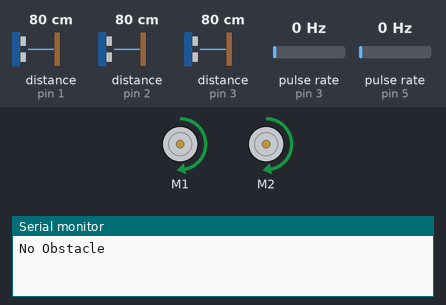
A sketch run on a simulated Arduino Uno, built with avr-gcc and run on an emulated ATmega328P. Shown: 2 × DC motor (green arrow = forward, orange = backward, longer = faster), the last lines printed to the serial monitor. Wiring (inferred from the names in the program): 2 × pulse sensor: data pin 3 / data pin 5. The inputs (shaded band) are chosen by the test bench; at power-on: pulse rate (sensors on pin 3, pin 5) 0 Hz, distance to the obstacle (sensors on pin 1, pin 2, pin 3) 80 cm.

Above: at 1.2 s.
1.3 s: pulse rate (sensor on pin 3) set to 4 Hz
At 2.55 s:
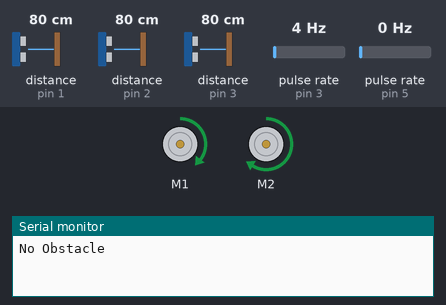
At 4.2 s:
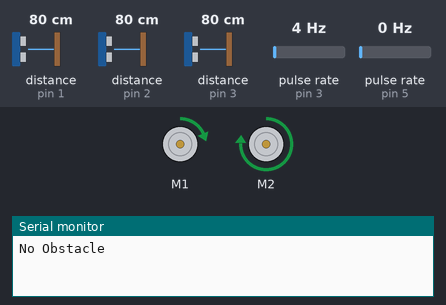
4.3 s: pulse rate (sensor on pin 5) set to 50 Hz
At 5.8 s:
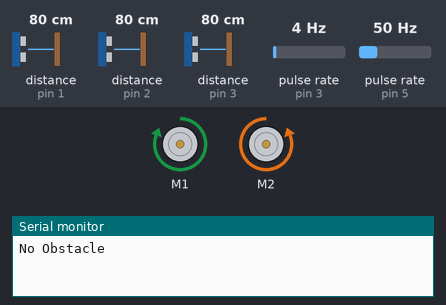
6.9 s: pulse rate (sensor on pin 3) set to 74 Hz
9.9 s: pulse rate (sensor on pin 3) set to 77 Hz
At 11.6 s:
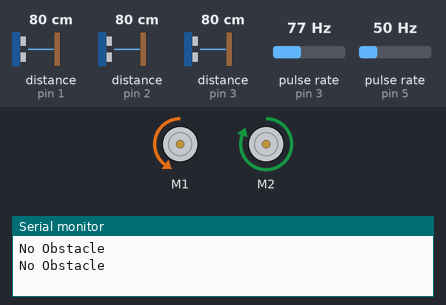
12.9 s: distance to the obstacle (sensor on pin 1) set to 2 cm
15.9 s: pulse rate (sensor on pin 5) set to 100 Hz
Timing chart, 0 to 23.1 s (numbered marks = the images above; inputs shaded):
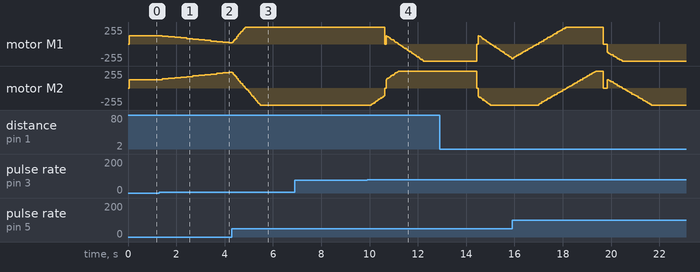

Measured:
- the behaviour switches between 76 and 77 Hz on pulse rate (sensor on pin 3) (found by bisection; images 3 and 4)
- after the input at 1.3 s, motor M1: moves from forward 127/255 to forward 18/255 over 2.7 s, starting after 0.13 s; motor M2: moves from forward 127/255 to forward 236/255 over 2.7 s, starting after 0.13 s
- after the input at 6.9 s, every drawn part: stays the same

The sketch:

CheckList.ino
```cpp
#include "DualVNH5019MotorShield.h"
#include "PinChangeInt.h"
#include "SharpIR.h"

DualVNH5019MotorShield md;

#define pinEncoderL 3
#define pinEncoderR 5
#define sensorFrontLeft 1
#define sensorFrontCenter 2
#define sensorFrontRight 3

#define MODEL 1080 // 1080 (Short), 20150 (Long)

SharpIR sensor1(sensorFrontLeft, 200, 99, MODEL);
SharpIR sensor2(sensorFrontCenter, 200, 99, MODEL);
SharpIR sensor3(sensorFrontRight, 200, 99, MODEL);

enum obstacleStates {
  LEFT_ROW,
  CENTER_ROW,
  RIGHT_ROW,
  NO_OBSTACLE,
  WALL
};

obstacleStates sensorState = NO_OBSTACLE;

unsigned long duration1, duration2;
volatile long encoderCountLeft = 0, encoderCountRight = 0;

double target_Tick = 0, last_tick = 0;
double error = 0, integral = 0;

int pid = 0;


void setup() {
  Serial.begin(9600);

  md.init();
  pinMode(pinEncoderL, INPUT);
  pinMode(pinEncoderR, INPUT);

  PCintPort::attachInterrupt(pinEncoderL, incLeft, RISING);
  PCintPort::attachInterrupt(pinEncoderR, incRight, RISING);
}

void loop() {
  int distance = 100;
  moveLookingForward(distance);
  delay(1000000);
}
void moveLookingForward(int distance) {
  int left_offset =0, right_offset =0;
  boolean bool_check = false;

  while (distance > 0) {
    readFrontSensors();
    //    readSideSensors();
    switch (sensorState) {
      case NO_OBSTACLE:
        Serial.println("No Obstacle");
        if (left_offset != 0){
          rotateLeft(90);
          while (left_offset != 0) {
            moveForward(10);
            left_offset--;
          }
          rotateRight(90);
        }
        if (right_offset != 0){
          rotateRight(90);
          while (right_offset != 0) {
            moveForward(10);
            right_offset--;
          }
          rotateLeft(90);
        }
        moveForward(10);
        distance -= 10;
        break;

      case LEFT_ROW:
        Serial.println("Left");
        rotateRight(90);
        bool_check = check_if_can_avoid();
        if (bool_check){
            Serial.println("Conventional Way");
            //go conventional
            moveForward(10);
            rotateLeft(90);
            moveForward(40);
            rotateLeft(90);
            moveForward(10);
            rotateRight(90);
            //Clear Obstacle, bot in front of block
            distance -= 40;
            Serial.println("Bot ahead of block");
        }else{
            //go alternative
            rotateLeft(180);
            moveForward(30);
            rotateRight(90);
            moveForward(40);
            rotateRight(90);
            moveForward(30);
            rotateLeft(90);
            //Clear Obstacle, bot in front of block
            distance -= 40;
            Serial.println("Bot ahead of block");
        }
        break;

      case RIGHT_ROW:
        Serial.println("Right");
            rotateLeft(90);
            bool_check = check_if_can_avoid();
            if (bool_check){
                Serial.println("Conventional Way");
                //go conventional
                moveForward(10);
                rotateRight(90);
                moveForward(40);
                rotateRight(90);
                moveForward(10);
                rotateLeft(90);
                //Clear Obstacle, bot in front of block
                distance -= 40;
                Serial.println("Bot ahead of block");
            }else{
                //go alternative
                rotateLeft(180);
                moveForward(30);
                rotateLeft(90);
                moveForward(40);
                rotateLeft(90);
                moveForward(30);
                rotateRight(90);
                //Clear Obstacle, bot in front of block
                distance -= 40;
                Serial.println("Bot ahead of block");
            }
        break;

      case CENTER_ROW:
        Serial.println("center");
        rotateLeft(90);
        bool_check = check_if_can_avoid();
        if(bool_check){
          moveForward(10);
          rotateRight(90);
          right_offset++;
        }else{
          rotateLeft(180);
          moveForward(10);
          rotateLeft(90);
          left_offset++;
        }
        break;

      case WALL :
        Serial.println("wall");
        moveForward(distance-4);
        break;
    }

  }
}

boolean check_if_can_avoid(){
    //check if wall is at least 2 grids ahead
    int dist1 = sensor1.distance();
    int dist2 = sensor2.distance();
    int dist3 = sensor3.distance();

    if (obstaclePosition(dist1) == 1 ||
        obstaclePosition(dist2) == 1 ||
        obstaclePosition(dist3) == 1  )
    {
        //wall here go by alternative
        Serial.println("false");
        return false;
    }else{
        //no wall, go by conventional way
        Serial.println("true");
        return true;
    }
}

void incLeft() {
  encoderCountLeft++;
}

void incRight() {
  encoderCountRight++;
}


double tuneWithPID() {
  //Serial.println(String(encoderCountLeft) + ", " + String(encoderCountRight) + ", " + String(encoderCountLeft - encoderCountRight));
  double kp, ki, kd, p, i, d;

  kp = 14.3; // trial and error
  ki = 0;
  kd = 0;


  error = encoderCountLeft - encoderCountRight;
  integral += error;

  p = error * kp;
  i = integral * ki;
  d = (last_tick - encoderCountLeft) * kd;
  pid = p + i + d;

  last_tick = encoderCountLeft;

  return pid;
}

void moveForward(double cmDis) {
  pid = 0;
  encoderCountLeft = 0, encoderCountRight = 0;
  error = 0, integral = 0, last_tick = 0;

  target_Tick = cmDis * 29; // Caliberated to 30.25 ticks per cm

  while (encoderCountLeft < target_Tick ) {
    pid = tuneWithPID();
    md.setSpeeds(200 - pid, 200 + pid);
  }

  md.setBrakes(400, 400);
}


void moveBackward(double cmDis) {
  pid = 0;
  encoderCountLeft = 0, encoderCountRight = 0;
  error = 0, integral = 0, last_tick = 0;

  target_Tick = cmDis * 29; // Caliberated to 30.25 ticks per cm

  while (encoderCountLeft < target_Tick ) {
    pid = tuneWithPID();
    md.setSpeeds(-(200 - pid), -(200 + pid));
  }
  md.setBrakes(400, 400);
}

int rotateRight(double angle) {
  pid = 0;
  encoderCountRight = 0, encoderCountLeft = 0;
  error = 0, integral = 0;

  if (angle <= 90) target_Tick = angle * 4.423;
  else if (angle <= 180 ) target_Tick = angle * 4.62;
  else if (angle <= 360 ) target_Tick = angle * 4.675;
  else target_Tick = angle * 4.65;

  while (encoderCountLeft < target_Tick ) {
    pid = tuneWithPID();
    md.setSpeeds(200 - pid, -(200 + pid));
  }
  md.setBrakes(400, 400);
  delay(100);
}

int rotateLeft(double angle) {
  pid = 0;
  encoderCountRight = 0, encoderCountLeft = 0;
  error = 0, integral = 0;

  if (angle <= 90) target_Tick = angle * 4.424;
  else if (angle <= 180 ) target_Tick = angle * 4.51;
  else if (angle <= 360 ) target_Tick = angle * 4.51;
  else target_Tick = angle * 4.65;

  while (encoderCountLeft < target_Tick ) {
    pid = tuneWithPID();
    md.setSpeeds(-(200 - pid), (200 + pid));
  }
  md.setBrakes(400, 400);
  delay(100);
}


int calibrateSensorValue(int val) {
  /**
   * 20cm distance has the most accurate reading
   * with each increment of 10cm, there will be 2cm additional increment in readings
   */
  //   Serial.println("val"+ String(val));
  return (val + 4) / 1.2;
}

int obstaclePosition(int val) {
  /**
   * range of values are from
   * (1.2n - 4) - (4 + 0.1n) to (1.2n - 4) + (4 + 0.1n)
   */
  int i;
  for (i = 1; i <= 10; i++) {
    if (val <= (13 * i)) {
      return i;
    }
  }
  return 0;
}

void readFrontSensors() {
  //Serial.println(String(calibrateSensorValue(sensor1.distance()))+","+String(calibrateSensorValue(sensor2.distance()))+","+String(calibrateSensorValue(sensor3.distance())));
  int sensor1val = 0, sensor2val = 0, sensor3val = 0;
  sensor1val = sensor1.distance();
  sensor2val = sensor2.distance();
  sensor3val = sensor3.distance();
  if (obstaclePosition(sensor1val) == 1) {
    sensorState = LEFT_ROW;
  }else if(obstaclePosition(sensor2val) == 1){
    sensorState = CENTER_ROW;
  }else if(obstaclePosition(sensor3val) == 1){
    sensorState = RIGHT_ROW;
  }else{
    sensorState = NO_OBSTACLE;
  }

  if (obstaclePosition(sensor1val) == obstaclePosition(sensor2val) == obstaclePosition(sensor3val)){
    if (sensorState != NO_OBSTACLE){
      sensorState = WALL;
    }
  }
  //TODO: Check Right Sensor Values
  //TODO: Check Center Sensor Values
  //    if(caliberateSensorValue(sensor3.distance()) <= 30 && caliberateSensorValue(sensor3.distance())){
  //      sensorState = CENTER_ROW;
  //    }

}
```
